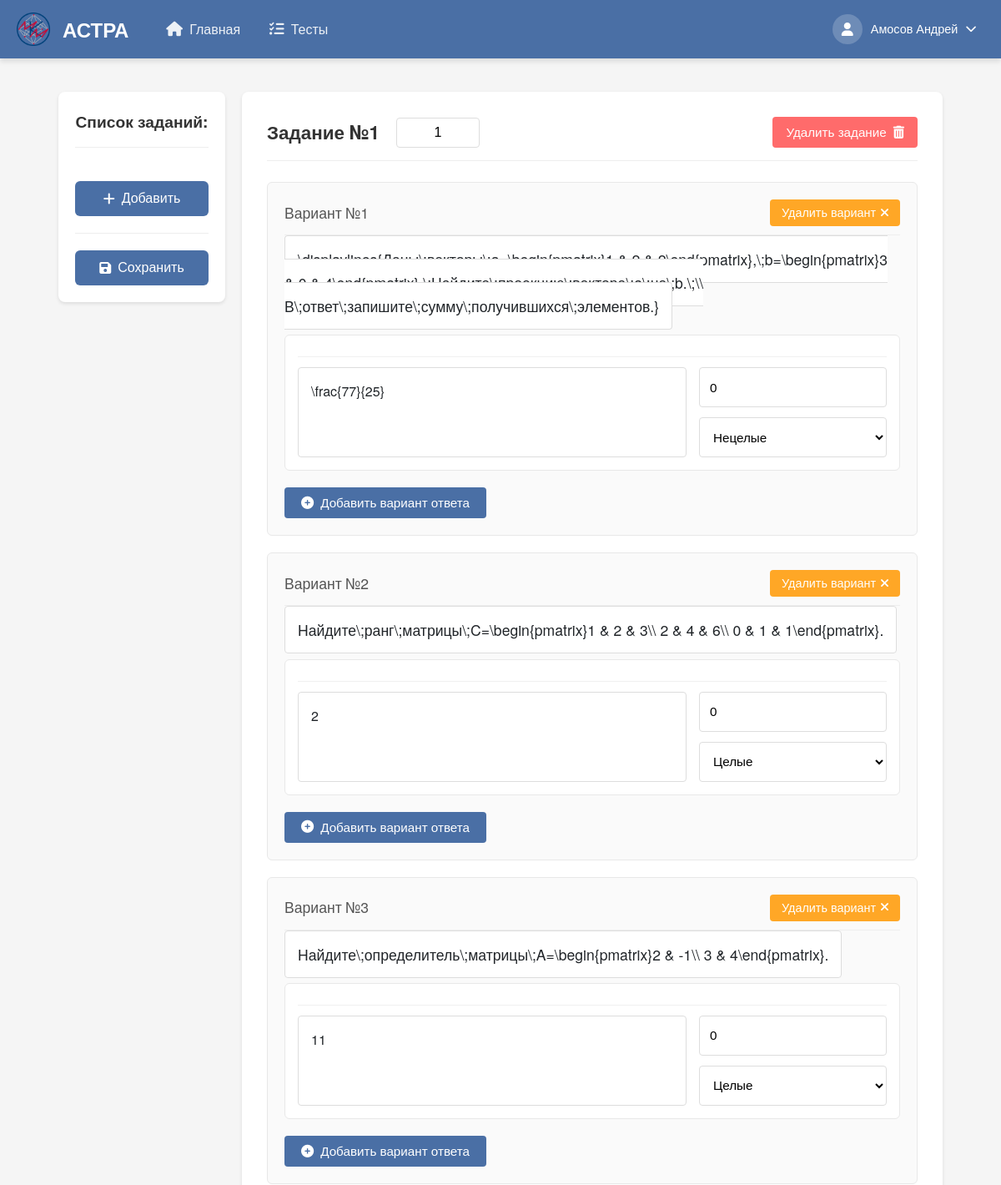
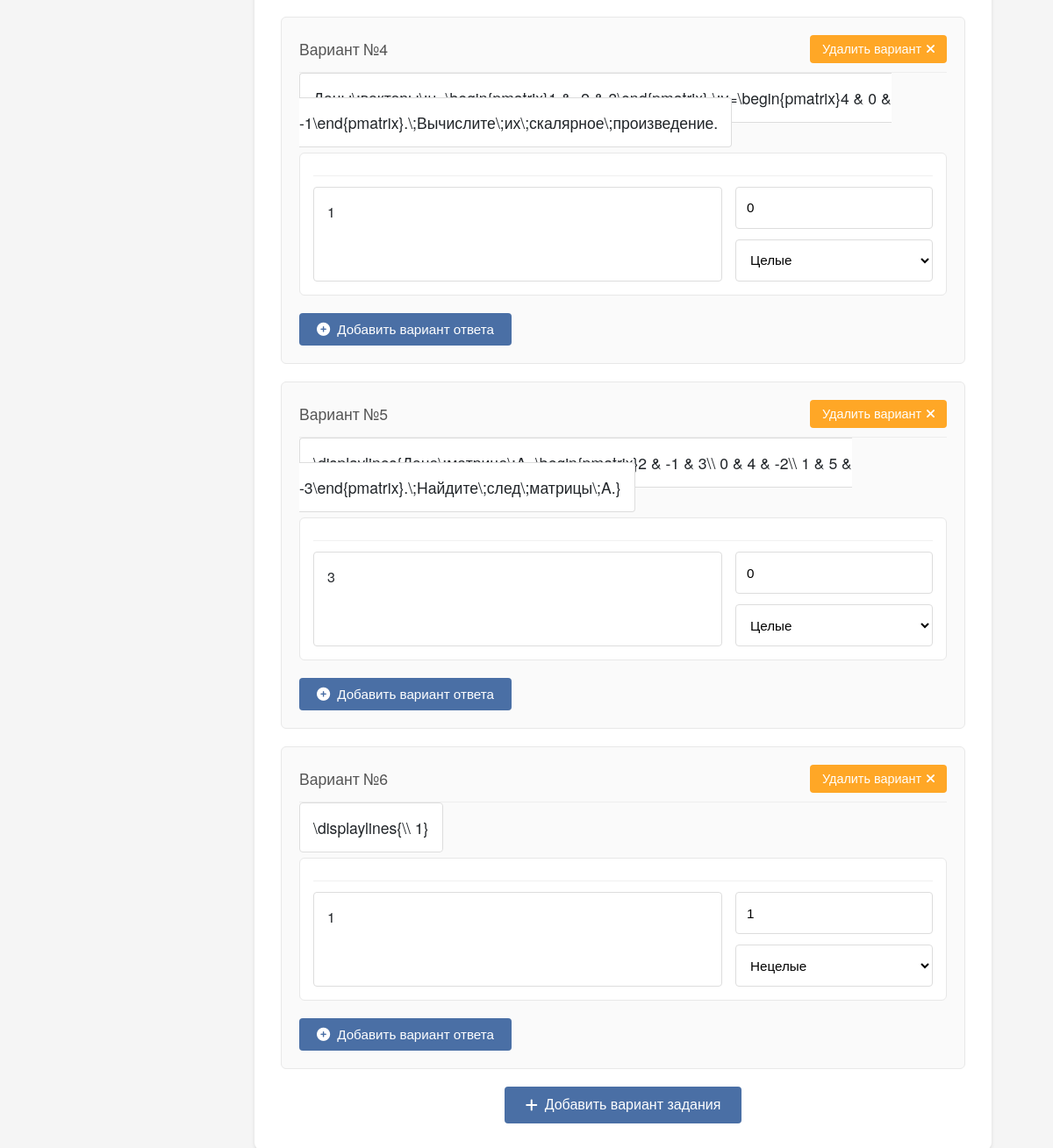
Screenshot of /TestsCreate/edit-test/matematika-1-kurs-bazovyi-test/ (signed in) with the database file from the repository (2 pictures, top to bottom).
### users/models.py (models this page shows, shortened)
class CustomUser(AbstractBaseUser, PermissionsMixin):
    THEME_CHOICES = [
        ('light', 'Светлая'),
        ('dark', 'Тёмная'),
    ]
    email = models.EmailField(unique=True)
    role = models.CharField(max_length=10, choices=[('student', 'Student'), ('teacher', 'Teacher')])
    theme = models.CharField(max_length=10, choices=THEME_CHOICES, default='light')
    is_active = models.BooleanField(default=True)
    is_staff = models.BooleanField(default=False)
    objects = CustomUserManager()
    USERNAME_FIELD = 'email'
    REQUIRED_FIELDS = ['role']
    def get_full_name(self):
        if self.role == 'student' and hasattr(self, 'studentdata'):
            return f"{self.studentdata.last_name} {self.studentdata.first_name}"
        elif self.role == 'teacher' and hasattr(self, 'teacherdata'):
            return f"{self.teacherdata.last_name} {self.teacherdata.first_name}"
        return self.email
    def get_photo_url(self):
        if self.role == 'student' and hasattr(self, 'studentdata') and self.studentdata.photo:
            return self.studentdata.photo.url
        elif self.role == 'teacher' and hasattr(self, 'teacherdata') and self.teacherdata.photo:
            return self.teacherdata.photo.url
        return None

class TeacherData(models.Model):
    first_name = models.CharField(max_length=50, blank=False)
    last_name = models.CharField(max_length=50, blank=False)
    middle_name = models.CharField(max_length=50)
    photo = models.ImageField(upload_to='user_photos/', blank=True, null=True)
    institute = models.ForeignKey(StudentInstitute, default=6, on_delete=models.PROTECT)
    data_map = models.OneToOneField(CustomUser, on_delete=models.CASCADE)

### create_tests/models.py (models this page shows, shortened)
class AboutExpressions(models.Model):
    number = models.IntegerField(max_length=20, default=0)
    block_expression_num = models.IntegerField(max_length=50, default=0)
    user_expression = models.CharField(max_length=100, blank=False)
    user_ans = models.CharField(max_length=150, blank=False)
    true_ans = models.CharField(max_length=15, default='1')
    points_for_solve = models.IntegerField(default=1, blank=False)
    user_eps = models.CharField(max_length=150, default="0", blank=True)
    user_type = models.ForeignKey(TypeAnswer, on_delete=models.SET_NULL, null=True)
    exist_select = models.BooleanField(default=False)

### create_tests/views.py (the view, shortened to what this page needs)
# urls.py: path('edit-test/<slug:slug_name>/', views.edit_test, name='edit_test'),
@login_required
@role_required(['teacher', 'admin'])
def edit_test(request, slug_name):
    test = get_object_or_404(AboutTest, name_slug_tests=slug_name)
    all_subj = Subjects.objects.all()
    all_types_answer = TypeAnswer.objects.all()
    all_norms = TypeNorm.objects.all()
    from collections import defaultdict
    task_groups_data = []
    expressions_by_block = defaultdict(list)
    for expr in test.expressions.all().order_by('block_expression_num', 'number'):
        block_num = expr.block_expression_num if hasattr(expr, 'block_expression_num') and expr.block_expression_num else 1
        expressions_by_block[block_num].append(expr)
    for block_num in sorted(expressions_by_block.keys()):
        variants_data = []
        block_expressions = expressions_by_block[block_num]
        first_expr = block_expressions[0]
        points_for_solve = first_expr.points_for_solve
        for expr in block_expressions:
            ans_list = expr.user_ans.split(';') if ';' in expr.user_ans else [expr.user_ans]
            eps_list = expr.user_eps.split(';') if ';' in expr.user_eps else [expr.user_eps]
            bool_list = expr.true_ans.split(';') if ';' in expr.true_ans else [expr.true_ans]
            norm_for_matrix = TypeNormForMatrix.objects.filter(num_expr=expr).first()
            norm_id = norm_for_matrix.matrix_norms.id if norm_for_matrix and norm_for_matrix.matrix_norms else ''
            answers_data = []
            for i, (ans, eps, bool_val) in enumerate(zip(ans_list, eps_list, bool_list)):
                answers_data.append({
                    'user_ans': ans,
                    'user_eps': eps,
                    'user_type_id': expr.user_type.id if expr.user_type else '',
                    'user_norm_id': norm_id,
                    'is_correct': bool_val == '1'
                })
            variants_data.append({
                'user_expression': expr.user_expression,
                'answers': answers_data,
                'variant_number': expr.number if hasattr(expr, 'number') and expr.number else 1
            })
        task_groups_data.append({
            'block_number': block_num,
            'points_for_solve': points_for_solve,
            'variants': variants_data
        })
    if not task_groups_data:
        task_groups_data = []
    total_seconds = int(test.time_to_solution.total_seconds())
    hours = total_seconds // 3600
    minutes = (total_seconds % 3600) // 60
    seconds = total_seconds % 60
    context = {
        'test': test,
        'task_groups_data': task_groups_data,
        'all_subj': all_subj,
        'all_types_answer': all_types_answer,
        'all_norms': all_norms,
        'hours': hours,
        'minutes': minutes,
        'seconds': seconds,
    }
    return render(request, 'create_tests/editing_tests.html', context)

### users/context_processors.py (called while the page is built)
def user_role(request):
    if request.user.is_authenticated:
        return {'user_role': request.user.role}
    return {}

### create_tests/templates/create_tests/editing_tests.html (shortened to what this page needs)
{% extends 'create_tests/header.html' %}
{% load static %}
{% block extra_css %}
    <link rel="stylesheet" href="{% static 'css/writing_tests.css' %}">
    <link rel="stylesheet" href="{% static 'libs/mathlive/mathlive.css' %}">
    <link rel="stylesheet" href="{% static 'libs/fontawesome/css/all.min.css' %}">
{% endblock %}
{% block content %}
<div class="container">
    <div class="test-creation-layout">
        <div class="task-map-panel">
            <div class="task-map-header">
                <h3>Список заданий:</h3>
            </div>
            <button type="button" id="add-task-group" class="add-task-btn">
                <i class="fas fa-plus"></i> Добавить
            </button>
            <div class="save-section">
                <a href="#popup"><button type="submit" class="save-btn">
                    <i class="fas fa-save"></i>
                    Сохранить
                </button></a>
            </div>
        </div>
        <div class="task-editor-panel">
            <div class="task-groups-container" id="taskGroupsContainer">
                {% for task_group in task_groups_data %}
                <div class="task-group {% if forloop.first %}active{% endif %}" id="taskGroup{{ forloop.counter }}" data-task-id="{{ forloop.counter }}">
                    <div class="task-group-header">
                        <div class="task-group-left">
                            <div class="task-group-number">
                                <h2 id="groupCount{{ forloop.counter }}">Задание №{{ forloop.counter }}</h2>
                            </div>
                            <div class="point-for-solve">
                                <input type="text" name="group_points" id="group_points{{ forloop.counter }}" placeholder="Баллы" value="{{ task_group.points_for_solve }}">
                            </div>
                        </div>
                        <button type="button" class="btn btn-icon del-task-group" title="Удалить группу заданий">
                            Удалить задание <i class="fas fa-trash-alt"></i>
                        </button>
                    </div>
                    <div class="task-variants-container">
                        {% for variant in task_group.variants %}
                        <div class="task-variant" id="variant{{ forloop.parentloop.counter }}_{{ forloop.counter }}">
                            <div class="variant-header">
                                <div class="variant-left">
                                    <h4 id="variantCount{{ forloop.parentloop.counter }}_{{ forloop.counter }}">Вариант №{{ forloop.counter }}</h4>
                                </div>
                                <button type="button" class="btn btn-icon del-variant {% if task_group.variants|length == 1 %}hidden{% endif %}" title="Удалить вариант">
                                    Удалить вариант <i class="fas fa-times"></i>
                                </button>
                            </div>
                            <div class="expression">
                                <math-field id="expr{{ forloop.parentloop.counter }}_{{ forloop.counter }}" virtual-keyboard-mode="manual" name="user_expression" lang="ru" placeholder="Задание">{{ variant.user_expression }}</math-field>
                            </div>
                            <div class="answers-container">
                                {% for answer in variant.answers %}
                                <div class="answer-row">
                                    <div class="answer-wrapper">
                                        <div class="answer-header">
                                        </div>
                                        <div class="answer-content">
                                            <math-field class="answer-field" placeholder="Ответ">{{ answer.user_ans }}</math-field>
                                            <div class="meta-fields" {% if variant.answers|length > 1 %}style="display: none;"{% endif %}>
                                                <input type="text" class="accuracy-field" placeholder="Точность" value="{{ answer.user_eps }}">
                                                <select name="user_type" class="type-field" id="type-select" required>
                                                    {% for t in all_types_answer %}
                                                        <option value="{{ t.id }}" {% if t.id == answer.user_type_id %}selected{% endif %}>{{ t.name }}</option>
                                                    {% endfor %}
                                                </select>
                                            </div>
                                        </div>
                                    </div>
                                </div>
                                {% endfor %}
                            </div>
                            <div class="add-answer-footer">
                                <button class="btn-add-answer">
                                    <i class="fas fa-plus-circle"></i> Добавить вариант ответа
                                </button>
                            </div>
                        </div>
                        {% endfor %}
                    </div>
                    <div class="add-variant-footer">
                        <button class="btn-add-variant">
                            <i class="fas fa-plus"></i> Добавить вариант задания
                        </button>
                    </div>
                </div>
                {% endfor %}
            </div>
        </div>
    </div>
</div>
{% endblock %}

### create_tests/templates/create_tests/header.html (shortened to what this page needs)
<!DOCTYPE html>
<html lang="ru">
<head>
    {% load static %}
    <link rel="stylesheet" href="{% static 'css/header.css' %}">
    <link rel="stylesheet" href="{% static 'css/dark-theme.css' %}">
    <link rel="stylesheet" href="{% static 'libs/fontawesome/css/all.min.css' %}">
    {% block extra_css %}{% endblock %}
</head>
<body data-theme="{{ user.theme|default:'light' }}" data-user-theme="{{ user.theme|default:'light' }}">
<header class="app-header">
    <div class="header-container">
        <div class="header-brand">
            <span class="logo-icon">
                <img src="{% static 'images/logo.png' %}" alt="" style="width: 40px; height: 40px;">
            </span>
            <h2><span class="logo-text">АСТРА</span></h2>
        </div>
        <nav class="main-nav">
            <ul class="nav-list">
                {% if user.role == 'teacher' %}
                    <li class="nav-item">
                        <a href="/personaInf/" class="nav-link {% if request.path == '/personaInf/' %}active{% endif %}">
                            <i class="fas fa-home"></i>
                            <span>Главная</span>
                        </a>
                    </li>
                    <li class="nav-item">
                        <a href="/TestsCreate/listTests/" class="nav-link {% if '/TestsCreate/listTests/' in request.path %}active{% endif %}">
                            <i class="fas fa-tasks"></i>
                            <span>Тесты</span>
                        </a>
                    </li>
                {% endif %}
            </ul>
        </nav>
        <div class="user-controls">
            <div class="profile-dropdown">
                <button class="profile-btn" id="profileBtn">
                    <div class="avatar">
                        {% if user.get_photo_url %}
                            <img src="{{ user.get_photo_url }}" alt="Фото профиля" style="width: 100%; height: 100%; border-radius: 50%; object-fit: cover;">
                        {% else %}
                            <i class="fas fa-user"></i>
                        {% endif %}
                    </div>
                    <span class="username">{{ user.get_full_name }}</span>
                    <i class="fas fa-chevron-down"></i>
                </button>
            </div>
        </div>
    </div>
</header>
<main class="app-main">
    {% block content %}{% endblock %}
</main>
</body>
</html>

### create_tests/static/css/header.css (style rules this page uses)
:root { --primary-color: #4a6fa5; --primary-hover: #3a5a8a; --secondary-color: #6c757d; --success-color: #28a745; --danger-color: #dc3545; --warning-color: #ffc107; --info-color: #17a2b8; --light-color: #f8f9fa; --dark-color: #343a40; --text-light: #ffffff; --text-dark: #212529; --border-color: rgba(0, 0, 0, 0.1); --shadow-sm: 0 1px 3px rgba(0, 0, 0, 0.1); --shadow-md: 0 4px 6px rgba(0, 0, 0, 0.1); --shadow-lg: 0 10px 15px rgba(0, 0, 0, 0.1); --transition: all 0.3s ease; --border-radius: 8px; }
* { margin: 0; padding: 0; box-sizing: border-box; }
body { font-family: 'Segoe UI', Tahoma, Geneva, Verdana, sans-serif; line-height: 1.6; color: var(--text-dark); background-color: #f5f7fa; padding-top: 70px !important; }
.app-header { position: fixed; top: 0; left: 0; right: 0; height: 70px; background-color: var(--primary-color); box-shadow: var(--shadow-md); z-index: 1000; }
.header-container { display: flex; justify-content: space-between; align-items: center; height: 100%; max-width: 1500px; margin: 0 auto; padding: 0 20px; }
.header-brand { display: flex; align-items: center; gap: 15px; }
.logo-icon { font-size: 3rem; color: #ffd700; }
.logo-text { size 500px; color: white; }
.main-nav { flex-grow: 1; margin: 0 30px; }
.nav-list { display: flex; list-style: none; gap: 5px; }
.nav-item { position: relative; }
.nav-link { display: flex; align-items: center; padding: 10px 15px; color: rgba(255, 255, 255, 0.9); text-decoration: none; border-radius: var(--border-radius); transition: var(--transition); gap: 8px; font-weight: 500; }
.nav-link i { font-size: 1.1rem; }
.user-controls { display: flex; align-items: center; gap: 15px; }
.profile-dropdown { position: relative; }
.profile-btn { display: flex; align-items: center; background: none; border: none; color: var(--text-light); cursor: pointer; gap: 10px; padding: 5px 10px; border-radius: 20px; transition: var(--transition); }
.avatar { width: 36px; height: 36px; border-radius: 50%; background-color: rgba(255, 255, 255, 0.2); display: flex; align-items: center; justify-content: center; font-size: 1rem; }
.username { font-weight: 500; font-size: 0.9rem; }
.app-main { min-height: calc(100vh - 70px); padding: 20px; max-width: 95%; margin: 0 auto; }

### static/css/dark-theme.css (style rules this page uses)
* { transition: background-color 0.3s ease, color 0.3s ease, border-color 0.3s ease; }

### static/libs/mathlive/mathlive.css (style rules this page uses)
:root { --ML__static-fonts:true }

### rows the page displays
CustomUser: get_full_name "Амосов Андрей"
AboutExpressions: user_expression "\\displaylines{Даны\\;векторы\\;a=\\begin{pmatrix}1 & 2 & 2\\end{pmatrix},\\;b=\\begin{pmatrix}3 & 0 & 4\\end{pmatrix}.\\;Найдите\\;проекцию\\;вектора\\;a\\;на\\;b.\\;\\\\ В\\;ответ\\;запишите\\;сумму\\;получившихся\\;элементов.}", user_ans "\\frac{77}{25}"
AboutExpressions: user_expression "Найдите\\;ранг\\;матрицы\\;C=\\begin{pmatrix}1 & 2 & 3\\\\ 2 & 4 & 6\\\\ 0 & 1 & 1\\end{pmatrix}."
AboutExpressions: user_expression "Найдите\\;определитель\\;матрицы\\;A=\\begin{pmatrix}2 & -1\\\\ 3 & 4\\end{pmatrix}.", user_ans "11"
AboutExpressions: user_expression "Даны\\;векторы\\;u=\\begin{pmatrix}1 & -2 & 3\\end{pmatrix},\\;v=\\begin{pmatrix}4 & 0 & -1\\end{pmatrix}.\\;Вычислите\\;их\\;скалярное\\;произведение."
AboutExpressions: user_expression "\\displaylines{Дана\\;матрица\\;A=\\begin{pmatrix}2 & -1 & 3\\\\ 0 & 4 & -2\\\\ 1 & 5 & -3\\end{pmatrix}.\\;Найдите\\;след\\;матрицы\\;A.}"
AboutExpressions: user_expression "\\displaylines{\\\\ 1}"

### other values shown
{{ answer.user_ans }} "2" "1" "3" "1"
form field user_type "Нецелые"
form field user_type "Целые"
